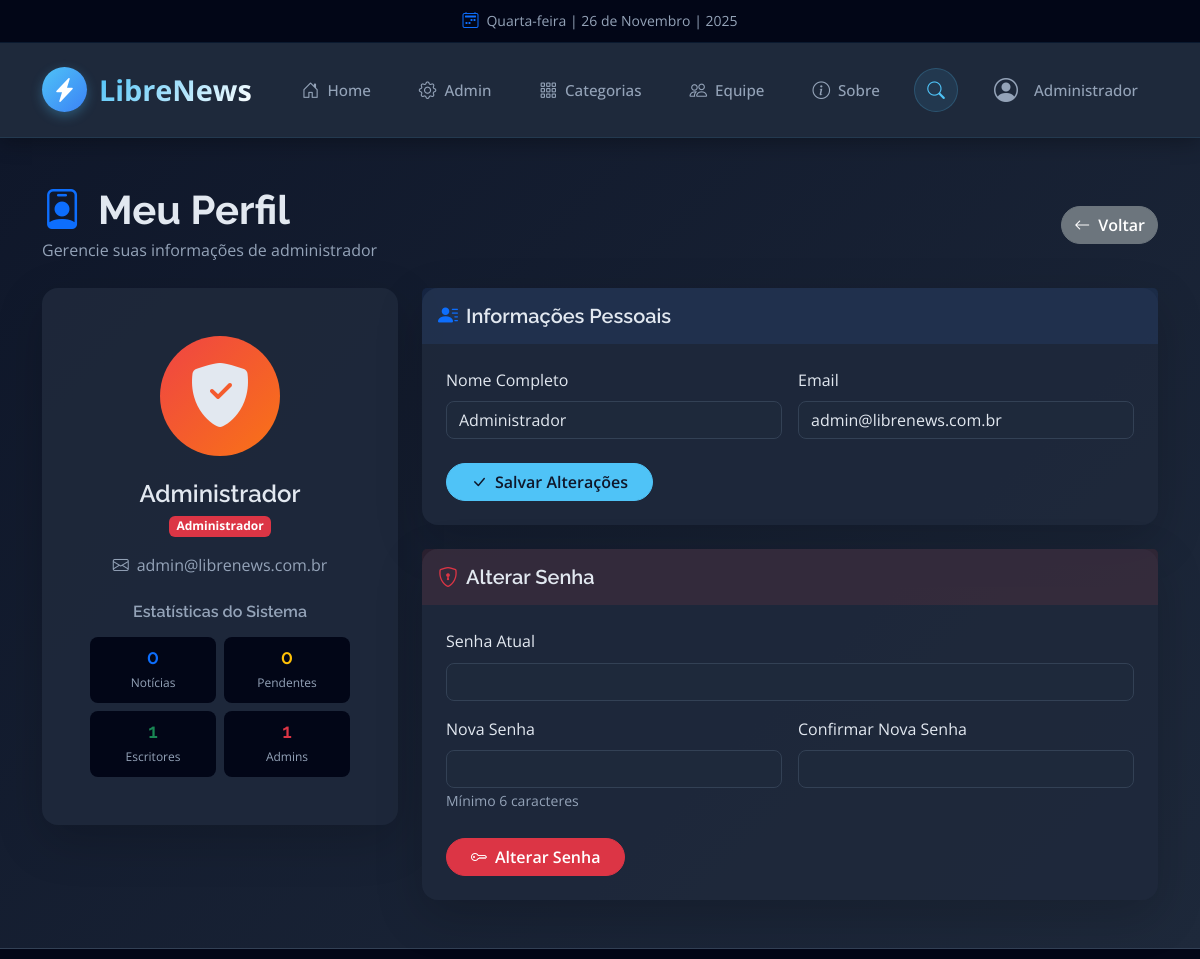
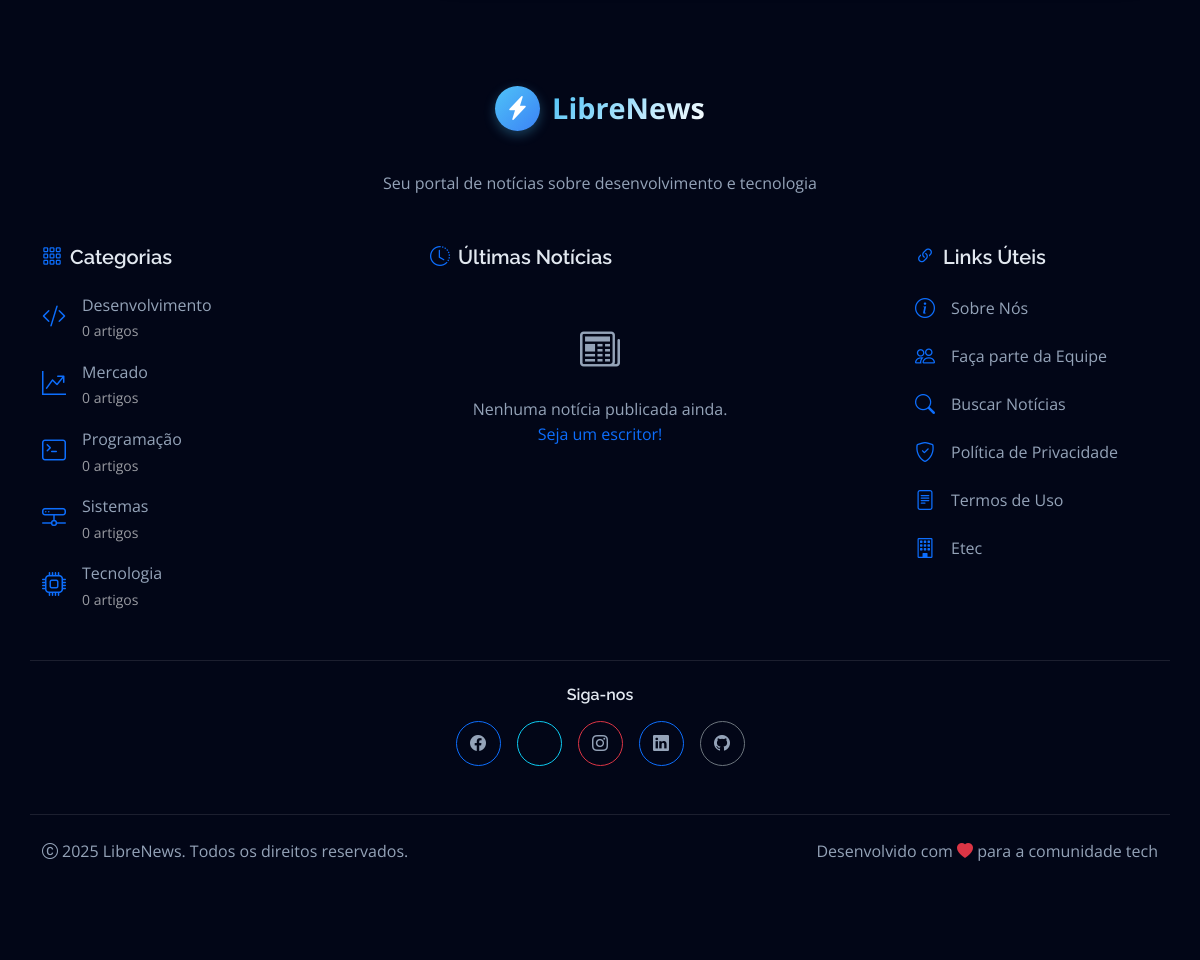
Screenshot of /LibreNews/admin/perfil.php (signed in) with the database file from the repository (2 pictures, top to bottom).
### tables this page shows
CREATE TABLE `conta` (
  `Idconta` int(11) NOT NULL,
  `nomeusuario` varchar(150) NOT NULL,
  `email` varchar(100) NOT NULL,
  `senha` varchar(255) NOT NULL,
  `datacriacao` datetime NOT NULL DEFAULT current_timestamp()
);

CREATE TABLE `categoria` (
  `Idcategoria` int(11) NOT NULL,
  `nomecategoria` varchar(100) NOT NULL,
  `descricao` text DEFAULT NULL
);

### LibreNews/admin/perfil.php (the view, shortened to what the rows shown need)
<?php
require_once '../includes/functions.php';
$userData = getUserData();
$stmt = $pdo->prepare("SELECT * FROM Conta WHERE Idconta = ?");
$stmt->execute([$userData['id']]);
$conta = $stmt->fetch(PDO::FETCH_ASSOC);
include '../components/head.php';
?>
<div class="container-fluid py-5" style="background: linear-gradient(135deg, #0F172A 0%, #1E293B 100%); min-height: 100vh;">
    <div class="container">
        <div class="d-flex justify-content-between align-items-center mb-4 flex-wrap gap-3">
            <div>
                <h1 class="text-white fw-bold mb-1">
                    <i class="bi bi-person-badge text-primary me-3"></i>Meu Perfil
                </h1>
            </div>
        </div>
        <div class="row g-4">
            <div class="col-lg-4">
                <div class="card border-0 rounded-4 shadow-lg text-center" style="background: rgba(30, 41, 59, 0.9);">
                    <div class="card-body p-5">
                        <div class="rounded-circle mx-auto mb-4 d-flex align-items-center justify-content-center"
                             style="width: 120px; height: 120px; background: linear-gradient(135deg, #EF4444, #F97316);">
                            <i class="bi bi-shield-fill-check text-white" style="font-size: 4rem;"></i>
                        </div>
                        <h4 class="text-white mb-1"><?= htmlspecialchars($conta['nomeusuario']) ?></h4>
                        <span class="badge bg-danger mb-3">Administrador</span>
                        <p class="text-secondary mb-4">
                            <i class="bi bi-envelope me-2"></i><?= htmlspecialchars($conta['email']) ?>
                        </p>
                        <h6 class="text-secondary mb-3">Estatísticas do Sistema</h6>
                        <div class="row g-2 text-center">
                            <div class="col-6">
                            </div>
                            <div class="col-6">
                            </div>
                            <div class="col-6">
                            </div>
                            <div class="col-6">
                            </div>
                        </div>
                    </div>
                </div>
            </div>
            <div class="col-lg-8">
                <div class="card border-0 rounded-4 shadow-lg mb-4" style="background: rgba(30, 41, 59, 0.9);">
                    <div class="card-body p-4">
                        <form method="POST">
                            <div class="row g-3">
                                <div class="col-md-6">
                                    <label class="form-label text-white">Nome Completo</label>
                                    <input type="text" class="form-control" name="nome"
                                           value="<?= htmlspecialchars($conta['nomeusuario']) ?>" required>
                                </div>
                                <div class="col-md-6">
                                    <label class="form-label text-white">Email</label>
                                    <input type="email" class="form-control" name="email"
                                           value="<?= htmlspecialchars($conta['email']) ?>" required>
                                </div>
                            </div>
                        </form>
                    </div>
                </div>
            </div>
        </div>
    </div>
</div>
<?php include '../components/footer.php'; ?>

### LibreNews/components/footer.php (shortened to what the rows shown need)
<?php
$categoriasFooter = [];
if (isset($pdo)) {
    try {
        $stmtCats = $pdo->query("
            SELECT c.Idcategoria, c.nomecategoria, COUNT(n.Idnoticia) as total
            FROM Categoria c
            LEFT JOIN Noticia n ON c.Idcategoria = n.Idcategoria AND n.status = 'publicada'
            GROUP BY c.Idcategoria, c.nomecategoria
            ORDER BY c.nomecategoria ASC
            LIMIT 5
        ");
        $categoriasFooter = $stmtCats->fetchAll(PDO::FETCH_ASSOC);
    } catch (Exception $e) {
    }
}
function getIconeCategoriaFooter($categoria) {
    $icones = [
        'Desenvolvimento' => 'bi-code-slash',
        'Programação' => 'bi-terminal',
        'Tecnologia' => 'bi-cpu',
        'Sistemas' => 'bi-hdd-network',
        'Mercado' => 'bi-graph-up-arrow',
        'Inteligência Artificial' => 'bi-robot',
        'Segurança' => 'bi-shield-check'
    ];
    return $icones[$categoria] ?? 'bi-tag';
}
?>
<div class="container-fluid bg-dark footer py-5">
    <div class="container py-5">
        <div class="row g-5 justify-content-center" style="row-gap: 4rem;">
            <div class="col-lg-4 col-md-6">
                <div class="footer-item">
                    <div class="d-flex flex-column gap-3">
                        <?php if (!empty($categoriasFooter)): ?>
                            <?php foreach ($categoriasFooter as $cat): ?>
                            <a class="text-secondary text-decoration-none d-flex align-items-start"
                               href="/LibreNews/index.php?categoria=<?= $cat['Idcategoria'] ?>">
                                <i class="bi <?= getIconeCategoriaFooter($cat['nomecategoria']) ?> text-primary me-3 fs-4 mt-1"></i>
                                <div>
                                    <div><?= htmlspecialchars($cat['nomecategoria']) ?></div>
                                    <small style="color: rgba(255,255,255,0.6);"><?= $cat['total'] ?> artigo<?= $cat['total'] != 1 ? 's' : '' ?></small>
                                </div>
                            </a>
                            <?php endforeach; ?>
                        <?php endif; ?>
                    </div>
                </div>
            </div>
        </div>
    </div>
</div>
</body>
</html>

### rows the page displays
conta: nomeusuario "Administrador", email "admin@librenews.com.br", nome "Administrador"
categoria: nomecategoria "Desenvolvimento", total "0"
categoria: nomecategoria "Mercado", total "0"
categoria: nomecategoria "Programação", total "0"
categoria: nomecategoria "Sistemas", total "0"
categoria: nomecategoria "Tecnologia", total "0"

### other values shown
$dataFormatada "Quarta-feira | 26 de Novembro | 2025"
$userName "Administrador"
$estatisticas['total_noticias'] "0"
$estatisticas['pendentes'] "0"
$estatisticas['escritores'] "1"
$estatisticas['admins'] "1"
